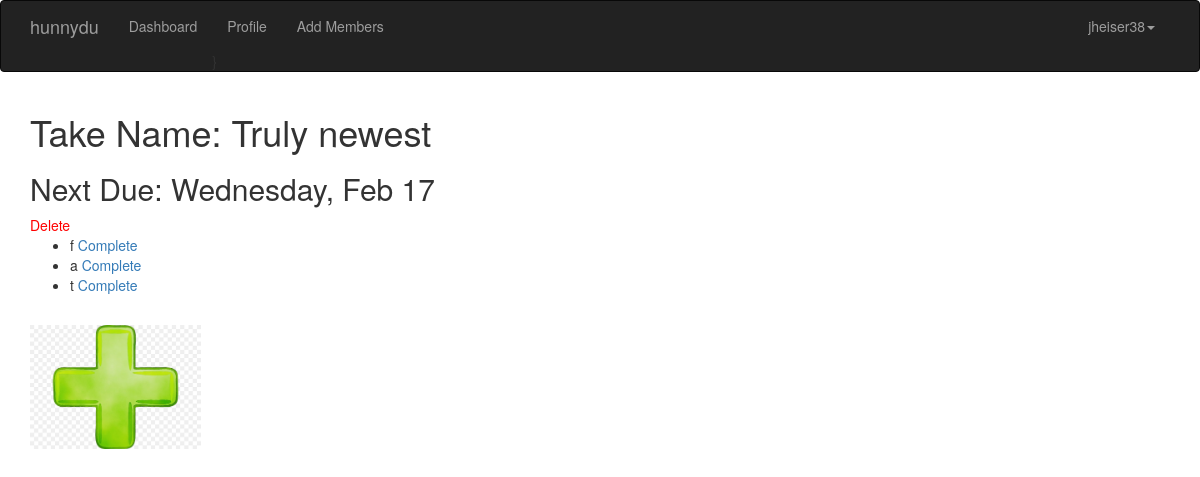
The app's page /task/12 (signed in) with its own data.
### app/models.py (models this page shows, shortened)
class User(UserMixin,db.Model):
    __tablename__ = 'users'
    id = db.Column(db.Integer, primary_key=True)
    email = db.Column(db.String(64), unique=True, index=True)
    username = db.Column(db.String(64), unique=True, index=True)
    role_id = db.Column(db.Integer, db.ForeignKey('roles.id'))
    confirmed = db.Column(db.Boolean,default=False)
    password_hash = db.Column(db.String(128))
    tasks = db.relationship('Task', backref='assigned_user',lazy='dynamic')
    family_id = db.Column(db.Integer, db.ForeignKey('families.id'))
    def can(self,perm):
        return self.role is not None and self.role.has_permission(perm)
    @property
    def password(self):
        raise AttributeError('Password cannot be read.')

class Task(db.Model):
    __tablename__='tasks'
    id = db.Column(db.Integer,primary_key=True)
    taskname = db.Column(db.String(64))
    period = db.Column(db.String(7))
    assigned_user_id = db.Column(db.Integer, db.ForeignKey('users.id'))
    next_due = db.Column(db.DateTime())
    subtasks = db.relationship('Subtask', backref='task',lazy='dynamic')

class Subtask(db.Model):
    __tablename__='subtasks'
    id = db.Column(db.Integer,primary_key=True)
    subtask_name = db.Column(db.String(64))
    task_id = db.Column(db.Integer, db.ForeignKey('tasks.id'))
    is_complete = db.Column(db.Boolean,default=False)

### app/main/views.py (the view)
@main.route('/task/<int:id>',methods=['GET','POST'])
def task(id):
    task = Task.query.get_or_404(id)
    return render_template('task.html',task=task, Subtask=Subtask)

### app/auth/views.py (called while the page is built)
@auth.before_app_request
def before_request():
    if current_user.is_authenticated:
        if not current_user.confirmed and \
            request.endpoint and \
            request.blueprint != 'auth' and \
            request.endpoint != 'static':
            return redirect(url_for('auth.unconfirmed'))

### app/main/__init__.py (called while the page is built)
@main.app_context_processor
def inject_permissions():
    return dict(Permission=Permission)

### app/models.py (called while the page is built)
@login_manager.user_loader
def load_user(user_id):
    return User.query.get(int(user_id))

    def has_permission(self,perm):
        return self.permissions & perm == perm

### app/templates/task.html (shortened to what this page needs)
{% extends "base.html" %}
{% import "bootstrap/wtf.html" as wtf %}
{% block page_content %}
<h1>Take Name: {{task.taskname}}</h1>
<h2>Next Due: {{task.next_due.strftime("%A, %b %d")}}</h2>
{% if current_user.can(Permission.CREATE) %}
<a href="{{url_for('main.delete_task',id=task.id)}}"" style="color:red;">Delete</a>
{% endif %}
<ul>
  {% if task.subtasks.all() %}
    {% for subtask in task.subtasks.order_by(Subtask.is_complete.asc()) %}
      <li>{% if subtask.is_complete %}
            <div style='color:#30c8ff;text-decoration: line-through;'>{{ subtask.subtask_name }}</div>
          {% else %}
          {{ subtask.subtask_name }} <a href="{{url_for('main.complete_subtask',id = subtask.id)}}">
            Complete</a>
          {% endif %}
      </li>
    {% endfor %}
  {% else %}
    <h2 style="color:#00de6b;"> Add some Subtasks!</h2>
  {% endif %}
</ul>
{% if current_user.can(Permission.CREATE) %}
  <a href="{{url_for('main.new_subtask', id = task.id)}}">
    <img src="{{ url_for('static', filename='plus_sign.jpg') }}" style="width:15%;">
  </a>
{% endif %}
{% endblock %}

### app/templates/base.html (shortened to what this page needs)
{% extends "bootstrap/base.html" %}
{% block head %}
{{ super() }}
<link rel="stylesheet" type="text/css" href="{{ url_for('static', filename='styles.css') }}">
{% endblock %}
{% block navbar %}
<div class="navbar navbar-inverse" role="navigation">
    <div class="container">
        <div class="navbar-header">
            <a class="navbar-brand" href="/">hunnydu</a>
        </div>
        <div class="navbar-collapse collapse">
            <ul class="nav navbar-nav">
                <li><a href="{{url_for('main.dashboard')}}">Dashboard</a></li>
                {% if current_user.is_authenticated %}
                <li>
                  <a href="{{url_for('main.profile',id=current_user.id)}}">
                    Profile
                  </a>}
                </li>
                {% endif %}
                {% if current_user.can(Permission.ADD_USER) %}
                <li>
                  <a href="{{url_for('auth.send_family_email')}}">Add Members</a>
                </li>
                {% endif %}
            </ul>
            <ul class="nav navbar-nav navbar-right">
              {% if current_user.is_authenticated %}
                <li class="dropdown">
                    <a href="#" class="dropdown-toggle" data-toggle="dropdown">{{current_user.username}}<b class="caret"></b></a>
                </li>
              {% else %}
                <li><a href="{{ url_for('auth.login') }}">Log In</a></li>
              {% endif %}
            </ul>
        </div>
    </div>
</div>
{% endblock %}
{% block content %}
<div class="container">
    {% block page_content %}{% endblock %}
</div>
{% endblock %}

### records on screen
User: username "jheiser38"
Task: taskname "Truly newest", next_due "Wednesday, Feb 17"
Subtask: subtask_name "f"
Subtask: subtask_name "a"
Subtask: subtask_name "t"
